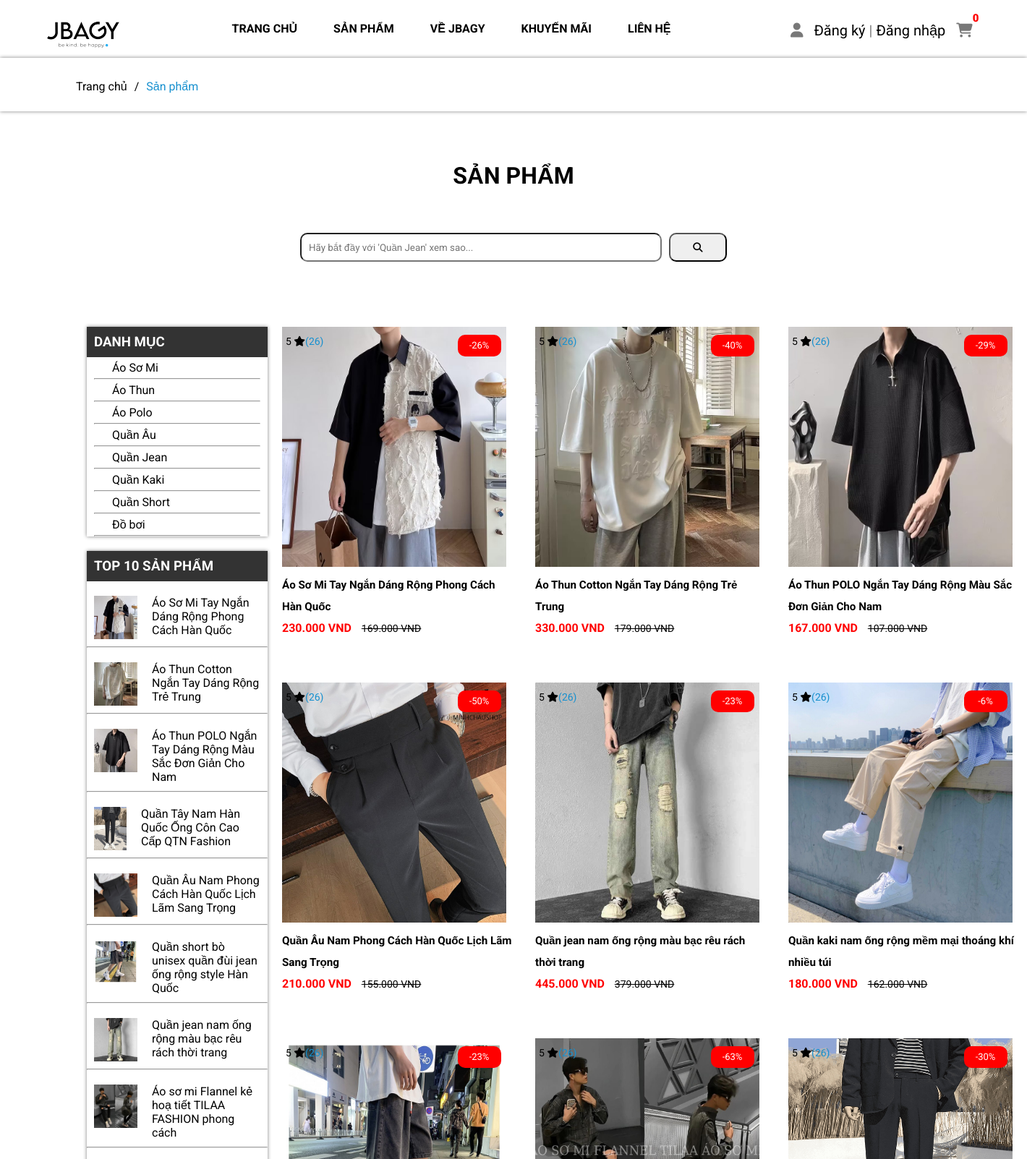
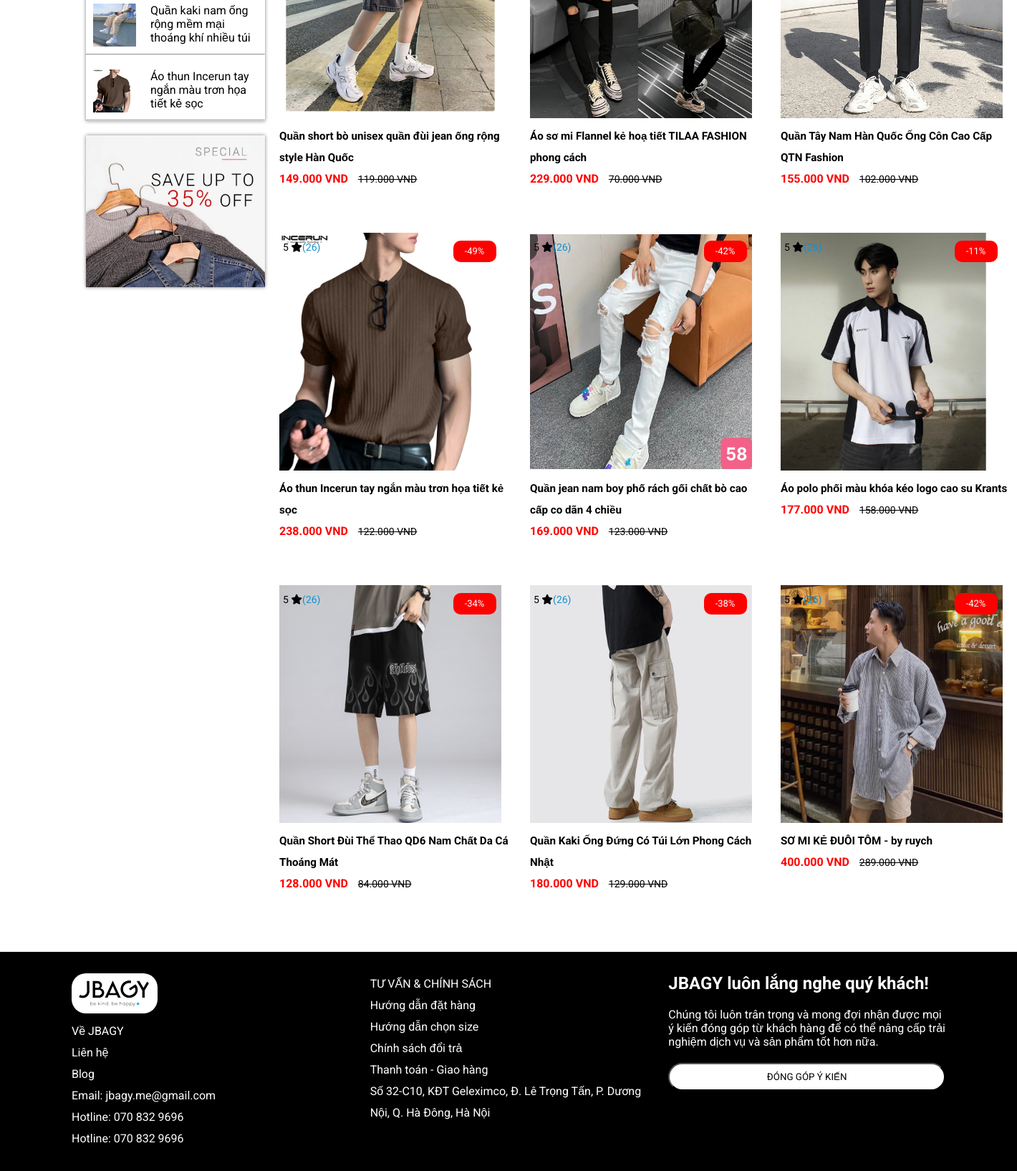
Screenshot of /views/index-website.php?act=shop with the database file from the repository (2 pictures, top to bottom).
### tables this page shows
CREATE TABLE `category` (
  `category_id` int(11) NOT NULL,
  `category_name` varchar(200) NOT NULL
);

CREATE TABLE `product` (
  `id` int(11) NOT NULL,
  `product_name` varchar(200) NOT NULL,
  `sale` varchar(50) NOT NULL,
  `img` varchar(500) NOT NULL,
  `img1` varchar(500) NOT NULL,
  `img2` varchar(500) NOT NULL,
  `img3` varchar(500) NOT NULL,
  `img4` varchar(500) NOT NULL,
  `daban` varchar(200) NOT NULL,
  `price` varchar(100) NOT NULL,
  `price_del` varchar(100) NOT NULL,
  `mota` varchar(1500) NOT NULL,
  `luotxem` int(100) NOT NULL,
  `category_id` int(11) NOT NULL
);

### model/pdo.php (called while the page is built, shortened)
<?php
function pdo_get_connection(){
    $dburl = "mysql:host=localhost;dbname=duanmau;charset=utf8";
    $username = 'root';
    $password = '';
    $conn = new PDO($dburl, $username, $password);
    $conn->setAttribute(PDO::ATTR_ERRMODE, PDO::ERRMODE_EXCEPTION);
    return $conn;
}
function pdo_query($sql){
    $sql_args = array_slice(func_get_args(), 1);
    try{
        $conn = pdo_get_connection();
        $stmt = $conn->prepare($sql);
        $stmt->execute($sql_args);
        $rows = $stmt->fetchAll();
        return $rows;
    }
    catch(PDOException $e){
        throw $e;
    }
    finally{
        unset($conn);
    }
}

### model/loai.php (called while the page is built, shortened)
<?php
function loadall_category(){
    $sql = "SELECT * FROM category";
    $dm = pdo_query($sql);
    return $dm;
}

### model/sanpham.php (called while the page is built, shortened)
<?php
require_once 'pdo.php';
function product_select_all()
{
    $sql = "SELECT * FROM product";
    $listsp = pdo_query($sql);
    return $listsp;
}
function hang_hoa_select_top10()
{
    $sql = " SELECT * FROM product WHERE 1 ORDER BY luotxem DESC LIMIT 0, 10";
    return pdo_query($sql);
}

### views/website/sanpham.php (the view, shortened to what this page needs)
<section class="box1">
    <ul>
        <li><a href="index-website.php">Trang chủ</a></li>
        <li><a href="#">/</a></li>
        <li><a href="#"><span>Sản phẩm</span></a></li>
    </ul>
</section>
<main class="main-sp">
    <h1 class="tieude-sp">SẢN PHẨM</h1>
    <section class="search-sp">
        <form class="form-sanpham" action="index-website.php?act=locsanpham" method="post">
            <div class="search-icon">
                <input type="search" name="key" placeholder="Hãy bắt đầy với 'Quần Jean' xem sao...">
                <button><i class="fa-solid fa-magnifying-glass"></i></button>
            </div>
        </form>
    </section>
    <section class="box2-sp">
        <div class="box2-menu-sp">
            <div class="loc-sp">
                <div class="loc-td-sp">
                    <h3>DANH MỤC</h3>
                </div>
                <nav>
                    <ul>
                        <?php foreach ($listall  as $list) : ?>
                        <li>
                            <a href="index-website.php?act=locsanpham&category_id=<?= $list['category_id'] ?>">
                                <?= $list['category_name'] ?>
                            </a>
                        </li>
                        <hr>
                        <?php endforeach ?>
                    </ul>
                </nav>
            </div>
            <div class="top10-sp">
                <div class="top10-text">
                    <h3>TOP 10 SẢN PHẨM</h3>
                </div>
                <?php foreach ($dstop10 as $list): ?>
                <div class="top10-img">
                    <img src="../views/img/<?= $list['img'] ?>" alt="">
                    <a href="index-website.php?act=ctsp&id=<?= $list['id'] ?>"> <?= $list['product_name'] ?></a>
                </div>
                <hr>
                <?php endforeach ?>
            </div>
            <div class="sale-sp">
                <img src="img/sale_trangSP.webp" alt="" width="250px">
            </div>
        </div>
        <div class="list-product-sp">
            <?php foreach ($products as $pro) : ?>
            <div class="t-product-sp">
                <a href="index-website.php?act=ctsp&id=<?= $pro['id'] ?>">
                    <div class="sp-sp">
                        <div class="sp-img-sp">
                            <img src="../views/img/<?= $pro['img'] ?>" alt="">
                        </div>
                        <div class="sp-name-sp">
                            <h3><?= $pro['product_name'] ?></h3>
                        </div>
                        <div class="price-sp">
                            <span><?= $pro['price'] ?></span>
                            <del><?= $pro['price_del'] ?></del>
                        </div>
                        <div class="dg-giam-sp">
                            <div class="danhgia-sp">
                                <span>5 <i class="fa-solid fa-star"></i></span>
                                <p>(26)</p>
                            </div>
                            <div class="giam-sp">
                                <span><?= $pro['sale'] ?></span>
                            </div>
                        </div>
                    </div>
                </a>
            </div>
            <?php endforeach ?>
        </div>
</main>

### views/css/header.css (style rules this page uses)
* { padding: 0; margin: 0; box-sizing: border-box; font-family: 'Roboto', sans-serif; }

### views/css/top10-sp.css (style rules this page uses)
.top10-sp { box-shadow: gray 0 0 5px 0px; background-color: white; margin-top: 20px; }
.top10-text { background-color: #333; color: white; padding: 10px; }
.top10-img { padding: 10px; margin-top: 10px; display: flex; }
.top10-img img { margin-right: 20px; width: 60px; height: 60px; }
.top10-img a { text-decoration: none; color: black; }

### views/css/search.css (style rules this page uses)
.search-sp { position: relative; text-align: center; }
.search-icon { display: flex; align-items: center; justify-content: center; }
.search-icon input { padding: 10px; height: 40px; width: 500px; border-radius: 10px; }
.search-icon button { width: 80px; height: 40px; border-radius: 10px; margin-left: 10px; }
.form-sanpham { background-color: white; }

### views/css/sanpham.css (style rules this page uses)
.box1 { padding-top: 30px; padding-bottom: 25px; box-shadow: gray 0 0 5px 0px; }
.box1 ul { padding-left: 100px; padding-right: 100px; display: flex; list-style: none; }
.box1 ul li { margin: 0 5px; }
.box1 ul li a { text-decoration: none; color: black }
.box1 span { color: #1790CF; }
.tieude-sp { margin-top: 70px; text-align: center; }
.box2-sp { display: flex; padding-left: 100px; padding-right: 100px; margin-top: 50px; }
.box2-menu-sp { margin: 0 20px; }
.loc-sp { box-shadow: gray 0 0 5px 0px; background-color: white; margin-top: 20px; }
.loc-td-sp { background-color: #333; color: white; padding: 10px; }
.loc-sp nav ul { padding-left: 10px; padding-right: 10px; }
.loc-sp nav ul { list-style: none; }
.loc-sp nav ul li { padding: 5px; margin-left: 20px; }
.loc-sp nav ul li a { text-decoration: none; color: black; }
.sale-sp img { margin-top: 20px; box-shadow: gray 0 0 5px 0px; }
.list-product-sp { margin-top: 20px; display: grid; grid-template-columns: 1fr 1fr 1fr; gap: 30px; padding-bottom: 50px; }
.t-product-sp { position: relative; overflow: hidden; width: 320px; margin-bottom: 30px; }
.t-product-sp a { text-decoration: none; color: black; }
.sp-sp { line-height: 30px; }
.sp-img-sp img { width: 310px; height: 332px; }
.sp-name-sp { font-size: 13px; }
.price-sp span { font-weight: bold; color: red; }
.price-sp del { font-size: 14px; padding-left: 10px; }
.dg-giam-sp { display: flex; margin-left: 5px; margin-right: 5px; position: absolute; top: 5px; }
.danhgia-sp { display: flex; font-size: 14px; }
.danhgia-sp p { color: #1790CF; }
.giam-sp { font-size: 13px; margin: 6px; background-color: red; border-radius: 10px; color: white; width: 60px; text-align: center; margin-left: 185px; }

### views/css/chitietSP.css (style rules this page uses)
.box1 { padding-top: 30px; padding-bottom: 25px; box-shadow: gray 0 0 5px 0px; }
.box1 ul { padding-left: 100px; padding-right: 100px; display: flex; list-style: none; }
.box1 ul li { margin: 0 5px; }
.box1 ul li a { text-decoration: none; color: black; }
.box1 span { color: #1790cf; }
form { padding: 20px; background-color: rgb(255, 255, 255); }
h1 { margin-top: 60px; margin-bottom: 40px; text-align: center; }

### views/css/canhan.css (style rules this page uses)
form { background-color: white; }

### rows the page displays
category: category_name "Áo Sơ Mi"
category: category_name "Áo Thun"
category: category_name "Áo Polo"
category: category_name "Quần Âu"
category: category_name "Quần Jean"
category: category_name "Quần Kaki"
category: category_name "Quần Short"
category: category_name "Đồ bơi"
product: img (picture), product_name "Áo Sơ Mi Tay Ngắn Dáng Rộng Phong Cách Hàn Quốc", price "230.000 VND", price_del "169.000 VND", sale "-26%"
product: img (picture), product_name "Áo Thun Cotton Ngắn Tay Dáng Rộng Trẻ Trung", price "330.000 VND", price_del "179.000 VND", sale "-40%"
product: img (picture), product_name "Áo Thun POLO Ngắn Tay Dáng Rộng Màu Sắc Đơn Giản Cho Nam", price "167.000 VND", price_del "107.000 VND", sale "-29%"
product: img (picture), product_name "Quần Tây Nam Hàn Quốc Ống Côn Cao Cấp QTN Fashion", price "155.000 VND", price_del "102.000 VND", sale "-30%"
product: img (picture), product_name "Quần Âu Nam Phong Cách Hàn Quốc Lịch Lãm Sang Trọng", price "210.000 VND", price_del "155.000 VND", sale "-50%"
product: img (picture), product_name "Quần short bò unisex quần đùi jean ống rộng style Hàn Quốc", price "149.000 VND", price_del "119.000 VND", sale "-23%"
product: img (picture), product_name "Quần jean nam ống rộng màu bạc rêu rách thời trang", price "445.000 VND", price_del "379.000 VND", sale "-23%"
product: img (picture), product_name "Áo sơ mi Flannel kẻ hoạ tiết TILAA FASHION phong cách", price "229.000 VND", price_del "70.000 VND", sale "-63%"
product: img (picture), product_name "Quần kaki nam ống rộng mềm mại thoáng khí nhiều túi", price "180.000 VND", price_del "162.000 VND", sale "-6%"
product: img (picture), product_name "Áo thun Incerun tay ngắn màu trơn họa tiết kẻ sọc", price "238.000 VND", price_del "122.000 VND", sale "-49%"
product: img (picture), product_name "Quần jean nam boy phố rách gối chất bò cao cấp co dãn 4 chiều", price "169.000 VND", price_del "123.000 VND", sale "-42%"
product: img (picture), product_name "Áo polo phối màu khóa kéo logo cao su Krants", price "177.000 VND", price_del "158.000 VND", sale "-11%"
product: img (picture), product_name "Quần Short Đùi Thể Thao QD6 Nam Chất Da Cá Thoáng Mát", price "128.000 VND", price_del "84.000 VND", sale "-34%"
product: img (picture), product_name "Quần Kaki Ống Đứng Có Túi Lớn Phong Cách Nhật", price "180.000 VND", price_del "129.000 VND", sale "-38%"
product: img (picture), product_name "SƠ MI KẺ ĐUÔI TÔM - by ruych", price "400.000 VND", price_del "289.000 VND", sale "-42%"
